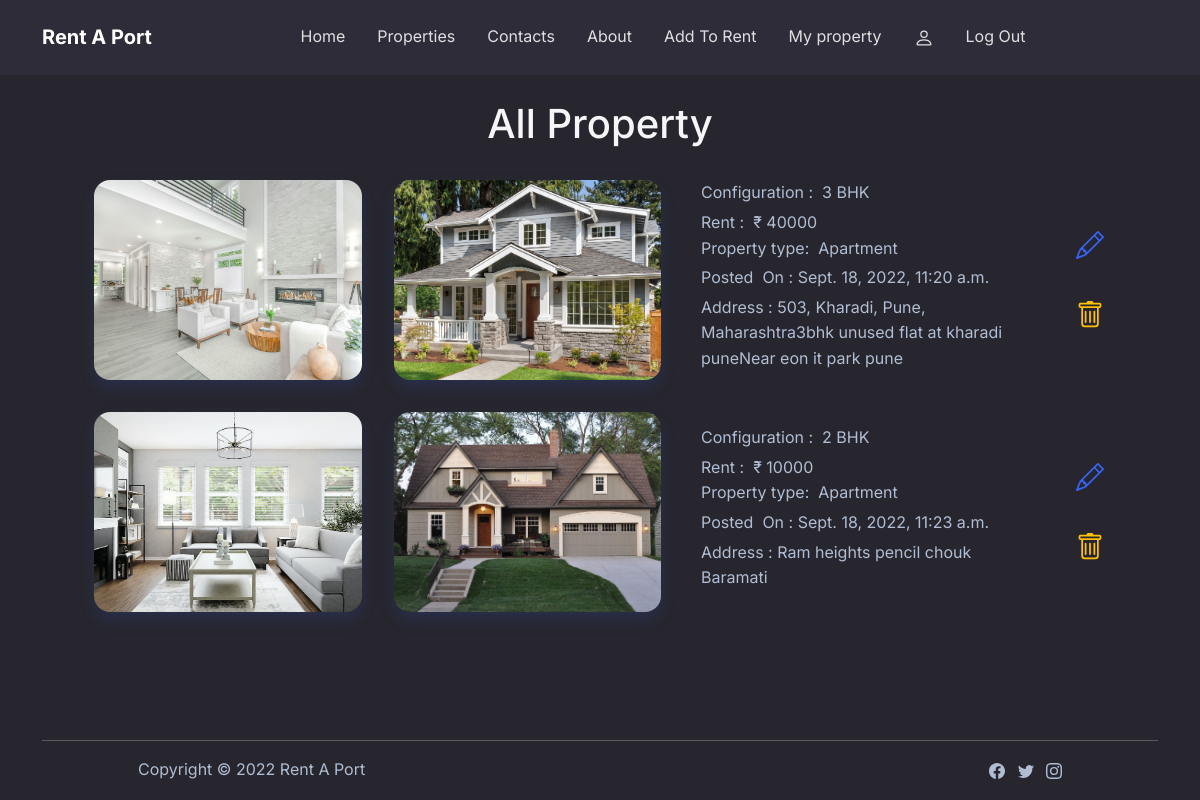
Page /my_property (signed in) on the committed database.
### rent_a_port/models.py (models this page shows, shortened)
class Site(models.Model):
    show = models.BooleanField(default=False)
    uid = models.IntegerField()
    address = models.CharField(max_length=500)
    Message = models.CharField(max_length=500, default="Empty")
    rent = models.IntegerField()
    deposit = models.IntegerField()
    maintenance = models.IntegerField()
    BHK = models.CharField(max_length=15, default="1 BHK")
    Floor_number = models.CharField(max_length=15, default="Ground floor")
    Pet_allowed = models.CharField(max_length=15, default="No")
    Parking = models.CharField(max_length=15, default="Yes")
    Property_type = models.CharField(max_length=15, default="House")
    Posted_by = models.CharField(max_length=15, default="House")
    Agreement_duration = models.CharField(max_length=15, default="No")
    Electricity_water = models.CharField(max_length=20, default="Charges not included")
    Available_from = models.DateField()
    Posted_on = models.DateTimeField(auto_now_add=True)
    phone = models.IntegerField()
    mail = models.CharField(max_length=50)
    in_img = models.ImageField(upload_to=filepath, null=True)
    out_img = models.ImageField(upload_to=filepath, null=True)

### rent_a_port/views.py (the view)
# urls.py: path('my_property', views.my_property, name="my_property"),
def my_property(request):
    user = request.user
    my_property = Property.objects.filter(uid=user.id)
    context = {"my_property": my_property, "uid": user.id}
    return render(request, "property/my_property.html", context)

### templates/property/my_property.html (shortened to what this page needs)
{% extends 'base/base.html' %}
{% block body %}
    {% load static %}
    {% if my_property %}
        <section class="container py-5 mt-1">
            <div class="py-5">
                <h1 class="text-center mb-3">All Property</h1>
                {% for p in my_property %}
                    <div class="row container mx-auto">
                        <div class="col-sm-10 col-md-10 col-lg-7 col-xl-7 col-xxl-7">
                            <a href="{% url 'site' p.id %}">
                                <div class="d-lg-flex d-xl-flex d-xxl-flex">
                                    <div class="w-100 m-3"><img
                                            class="rounded img-fluid shadow w-100 fit-cover zoom"
                                            src="{{ p.in_img.url }}"
                                            style="height: 200px;"/></div>
                                    <div class="w-100 m-3"><img
                                            class="rounded img-fluid shadow w-100 fit-cover zoom"
                                            src="{{ p.out_img.url }}" style="height: 200px;"/></div>
                                </div>
                            </a>
                        </div>
                        <div class="col-sm-12 col-md-12 col-lg-4 col-xl-4 col-xxl-4 d-flex align-items-center align-items-center">
                            <a href="{% url 'site' p.id %}">
                                <div class="mt-2">
                                    <div class="mb-1"><span>Configuration :</span><span>  {{ p.BHK }}</span></div>
                                    <div><span>Rent :</span><span>  ₹ {{ p.rent }}</span></div>
                                    <div class="mb-1">
                                        <span>Property type:  </span><span>{{ p.Property_type }}</span></div>
                                    <div class="mb-1"><span>Posted  On : </span><span>{{ p.Posted_on }}</span></div>
                                    <p class="mt1">Address : {{ p.address }}</p>
                                </div>
                            </a>
                        </div>
                        <div class="col-2 col-sm-1 col-xl-1 col-xxl-1 d-flex align-items-center justify-content-center">
                            <div>
                                <div class="my-2">
                                    <a href="{% url 'edit_property' p.id %}">
                                    </a>
                                </div>
                                <br/>
                                <div class="my-2">
                                    <a href="{% url 'del_property' p.id %}">
                                    </a>
                                </div>
                            </div>
                        </div>
                    </div>
                {% endfor %}
            </div>
        </section>
    {% endif %}
{% endblock body %}

### static/assets/css/Style.css (style rules this page uses)
.zoom { transform: scale(1); position: relative }

### rows in the picture
Site: in_img (picture), out_img (picture), BHK "3 BHK", rent "40000", Property_type "Apartment", Posted_on "Sept. 18, 2022, 11:20 a.m.", address "503, Kharadi, Pune, Maharashtra3bhk unused flat at kharadi puneNear eon it park pune"
Site: in_img (picture), out_img (picture), BHK "2 BHK", rent "10000", Property_type "Apartment", Posted_on "Sept. 18, 2022, 11:23 a.m.", address "Ram heights pencil chouk Baramati"
